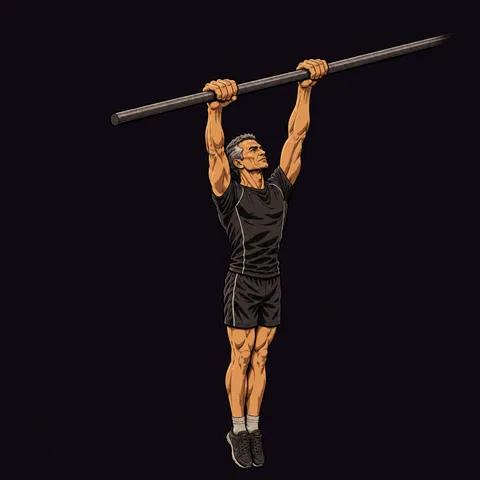
#> input picture assets/images/exercises/anim/toes_to_bar/k1.webp, 480 x 480 px
$ python -i bd-planches.py   (imports and definitions only)
#> lines starting #> are read from the running program, lines starting #| are printed output that depends on the picture
"""The comic page each exercise ships as its one picture (Guillaume, 12/11: "tous les exercices en mode planche de BD",
the flip-books dropped): 2 to 4 of the movement's key poses in panels, in reading order = the movement's order, slanted
white gutters, thin black borders, numbered. Square, so it takes the app's square art slots unchanged. No generation:
the panels are the key poses drawn by scripts/anim-pilot-v3.py (the frames the flip-book branch shipped, kept in the
pilot cache) or the earlier pilots' validated flip-books.

    ~/.cache/bati-cutout-venv/bin/python -I scripts/bd-planches.py <out-dir>   # then copy <slug>.webp over the stills
    ~/.cache/bati-cutout-venv/bin/python -I scripts/bd-planches.py --thumbs [slug...]   # their list thumbnails

The body box comes from a birefnet cutout (rembg; the venv is uv + Python 3.12), cached by picture hash.
"""
import json
import pathlib
import sys

from PIL import Image, ImageChops, ImageDraw, ImageFont, ImageSequence, ImageStat

ROOT = pathlib.Path(__file__).resolve().parent.parent
PILOT = pathlib.Path.home() / ".cache" / "bati-anim-pilot-v3"
FRAMES = PILOT / "app_frames"  # <slug>/k<i>.webp and manifest.json, as assets/images/exercises/anim/ had them
SITE = PILOT / "site"  # <slug>/cuts.webp, the earlier pilots' flip-books
MASKS = PILOT / "masks"
# Frames redrawn after the flip-book shipped, by frame index: toes to bar's top had its shoes on backwards
# (Guillaume, 12/11), redrawn by FLUX 3 from that frame, logged in the pilot ledger (step feet-fix).
REDRAWN = {"toes_to_bar": {3: "feet_fix/toes_to_bar/flux1.png"}}
# Key poses picked for the page alone (k1, k2... in order), for the movements whose flip-book never passed
# (Guillaume, 12/11). Takes precedence over the flip-book. Dead bug: start, one side, the other, drawn by gpt-image-2.6
# on a jointed mannequin seen from the side (step 1 the mannequin, step 2 one side, both validated before the rest).
# Bicycle crunch: main's still, then the other side redrawn from it on the v15c mannequin, mirrored to face the same way.
BD_SRC = PILOT / "bd_src"
STILLS = PILOT / "stills"  # <slug>.webp, main's single illustration where it reads better than a page
# [1 line that did not run here, left out]
W = 720  # every page is square: laid out at 720, drawn at S times
S = 1.5
GUTTER, BORDER, TILT = 12, 3, 34
WHITE, INK = (255, 255, 255), (0, 0, 0)
# The outer margin is the app's own background (rawColors.bgDark): a white frame against the dark
# screen was the brightest thing on it, and the hero's fades turned it into grey wedges. The
# gutters between panels stay white (Guillaume's choice).
FRAME = (12, 13, 17)
# The bottom row of panels keeps its lowest part for the exercise name the hero paints there and
# for its bottom fade: the figures stay above it, or the plate hides the feet and hands.
RESERVE = 0.22  # of the body box's height, added below it


def corners(im):
    w, h = im.size
    b = w // 8
    boxes = [(0, 0, b, b), (w - b, 0, w, b), (0, h - b, b, h), (w - b, h - b, w, h)]
    s = [ImageStat.Stat(im.crop(x)).mean for x in boxes]
    return [sum(v[c] for v in s) / 4 for c in range(3)]


def matched(frames):
    """Every frame shifted per channel so its corners match the first frame's: the panels share one background."""
    ref = corners(frames[0])
    out = []
    for im in frames:
        d = [r - c for r, c in zip(ref, corners(im))]
        out.append(Image.merge("RGB", [ch.point(lambda v, k=k: max(0, min(255, round(v + d[k])))) for k, ch in enumerate(im.split())]))
    return out


# [61 lines left out: functions extended, cover, not called in this run]


# Which of the movement's distinct positions to show (indices in their order of appearance), and the layout.
# Default: the start and the position farthest from it. Layouts: "stack"/"side" (2), "top1" (1 big, then 2|3),
# "bottom3" (1|2, then 3 big), "grid" (2x2).
CONFIG = {
    "archer_pushup": ([0, 3, 0, 6], "rows"),  # centre, one side, centre again, the other: the alternation reads
    "windshield_wipers": ([0, 2, 4], "top1"),
    "jump_squat": ([0, 2, 3], "bottom3"),
    "reverse_crunch": ([0, 1], "stack"),  # one above the other: a lying body gets the width
    "skater_hop": ([0, 2], None),  # landing on one leg, then on the other (1 was both feet down)
    "bicycle_crunch": ([0, 1], None),  # main's twist, then the other side (bd_src)
    "dead_bug": ([0, 1, 0, 2], "rows"),  # start, one side, start again, the other (bd_src), like the archer push-up
    "worlds_greatest_stretch": ([0, 2], None),
    "burpee": ([0, 1, 2, 3], "grid"),
    "muscle_up": ([0, 1, 2, 4], "grid"),
    "bear_crawl": ([1, 2], None),
    "mountain_climber": ([0, 1, 2], "rows"),  # one knee in, both feet down, the other knee in
    "toes_to_bar": ([0, 2, 3], "bottom3"),
    "hanging_leg_raise": ([0, 3], None),  # legs level, the top of the raise (2 was halfway)
    "negative_pullup": ([0, 1], "straight"),  # Guillaume, 12/11: both centred, a straight gutter
    "cat_cow": ([1, 3], None),  # the two extremes: back hollow, back rounded
    "single_leg_deadlift": ([0, 3], "split"),
}
# Each panel framed on its own body, not one camera for the page: the positions differ too much in height.
OWN_CROP = {"muscle_up", "toes_to_bar", "single_leg_deadlift", "jump_squat", "bicycle_crunch"}
# One camera for the page, but each panel centred on its own body's mass (a bar's width does not count).
CENTRE_OWN = {"negative_pullup"}
# Jump arrows, in the panel's own fractions: (panel index, start, end). None since Guillaume's review of 12/11
# ("enlève la flèche"): the two poses say the jump on their own.
JUMPS: dict = {}
# Per-panel framing from Guillaume's review of 12/11, one entry per panel in reading order: (zoom, dx, dy). zoom > 1
# draws the body bigger; dx, dy move it right and down by that fraction of the panel. Mostly a body too close to a
# panel border, or too small in its panel.
# The ground continued past the picture (extended()) where a flat fill showed as a band: Guillaume's review, 12/11.
EXTEND = {"curtsy_squat", "wall_pushup", "star_jump", "jump_squat", "thread_the_needle", "skater_hop",
          "russian_twist", "single_leg_glute_bridge", "chin_up", "pullups", "hanging_leg_raise", "knee_pushup", "muscle_up", "jumping_jack", "dead_bug", "bicycle_crunch"}
TUNE = {
    "bear_crawl": [None, (1, 0, 0.11)],
    "chin_up": [(1.25, 0, 0), (1.25, 0.08, 0.03)],
    "crunch": [(1, 0, -0.05), (1, 0, 0.09)],
    "diamond_pushup": [None, (1, 0, 0.04)],
    "dead_bug": [(1.15, 0.05, 0.06), (1.15, 0.01, 0.06), (1.15, 0.05, 0.06), (1.15, 0.01, 0.06)],
    "jumping_jack": [None, (1, 0.03, 0)],
    "flutter_kicks": [None, (1, 0, 0.06)],
    "hanging_leg_raise": [(1.2, 0, 0.03), (1.1, -0.04, 0.03)],
    "high_knees": [(1.12, 0, 0.03), (1.12, 0, 0.03)],
    "jump_squat": [(1.35, 0, 0.02), (1.3, 0, 0.02), (1.1, 0.05, 0.12)],
    "muscle_up": [(1.35, 0, 0.05), (1.35, 0, 0.02), (1.35, 0, 0.19), (1.35, 0, 0.13)],
    "negative_pullup": [(1.4, 0, 0.03), (1.4, 0, 0.02)],
    "pullups": [(1.35, 0, 0.03), (1.35, 0, 0.03)],
    "reverse_crunch": [(1.1, 0, 0), (1.1, 0, 0)],
    "russian_twist": [None, (1.12, 0, 0.11)],
    "single_leg_glute_bridge": [None, (1, 0, 0.07)],
    "skater_hop": [(1.4, 0.145, 0.02), (1.4, -0.16, 0.02)],
    "thread_the_needle": [(1.15, 0, 0), (1.25, 0, 0)],
    "toes_to_bar": [None, None, (1.25, 0, 0.07)],
    "windshield_wipers": [(0.92, 0, -0.03), (1, 0.03, 0), None],
}


# [150 lines left out: functions distinct_frames, choose, body_mask, body_box, union_box, arrow and 2 more, not called in this run]


# Main's single illustration kept, with a two-way arrow along the movement, where Guillaume found it read better
# than a page (12/11): (start, end) in fractions of the picture.
STILL_ARROWS = {"standing_calf_raise": ((0.80, 0.69), (0.80, 0.41))}


# [72 lines left out: functions double_arrow, still_page, page, not called in this run]


# The list thumbnail is one panel of the page, not the page (four panels do not read at 36-56 px) and not the
# still the page replaced (Guillaume, 12/11: some poses moved a lot, the old still looked like another exercise).
# Default: the last panel, where the movement arrives.
THUMB_PANEL: dict[str, int] = {"burpee": 2, "muscle_up": 2}  # the plank; the chest passing over the bar
THUMBS = ROOT / "assets" / "images" / "exercises" / "thumbs"


# [10 lines left out: function thumb, not called in this run]


# [16 lines not run here, left out]

>>> import cv2
>>> picture = cv2.imread('../assets/images/exercises/anim/toes_to_bar/k1.webp', cv2.IMREAD_GRAYSCALE)
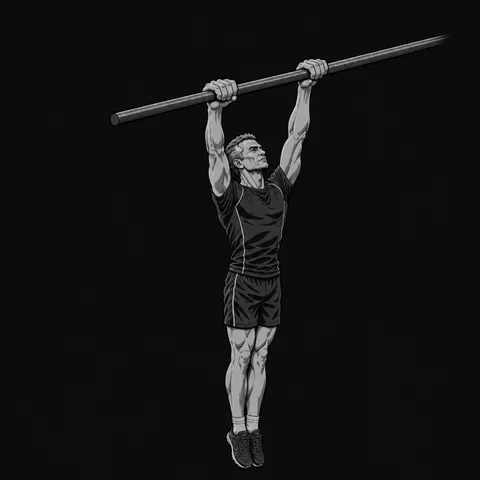
#> picture: shape (480, 480); min 0, max 216, mean 19.1
#> (the run stopped early here; a loop or call above may not have finished)
